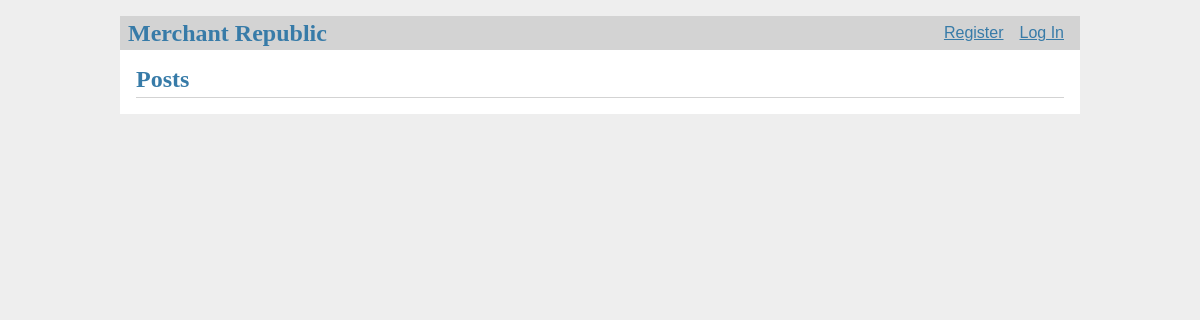
Before: / with the older database file.
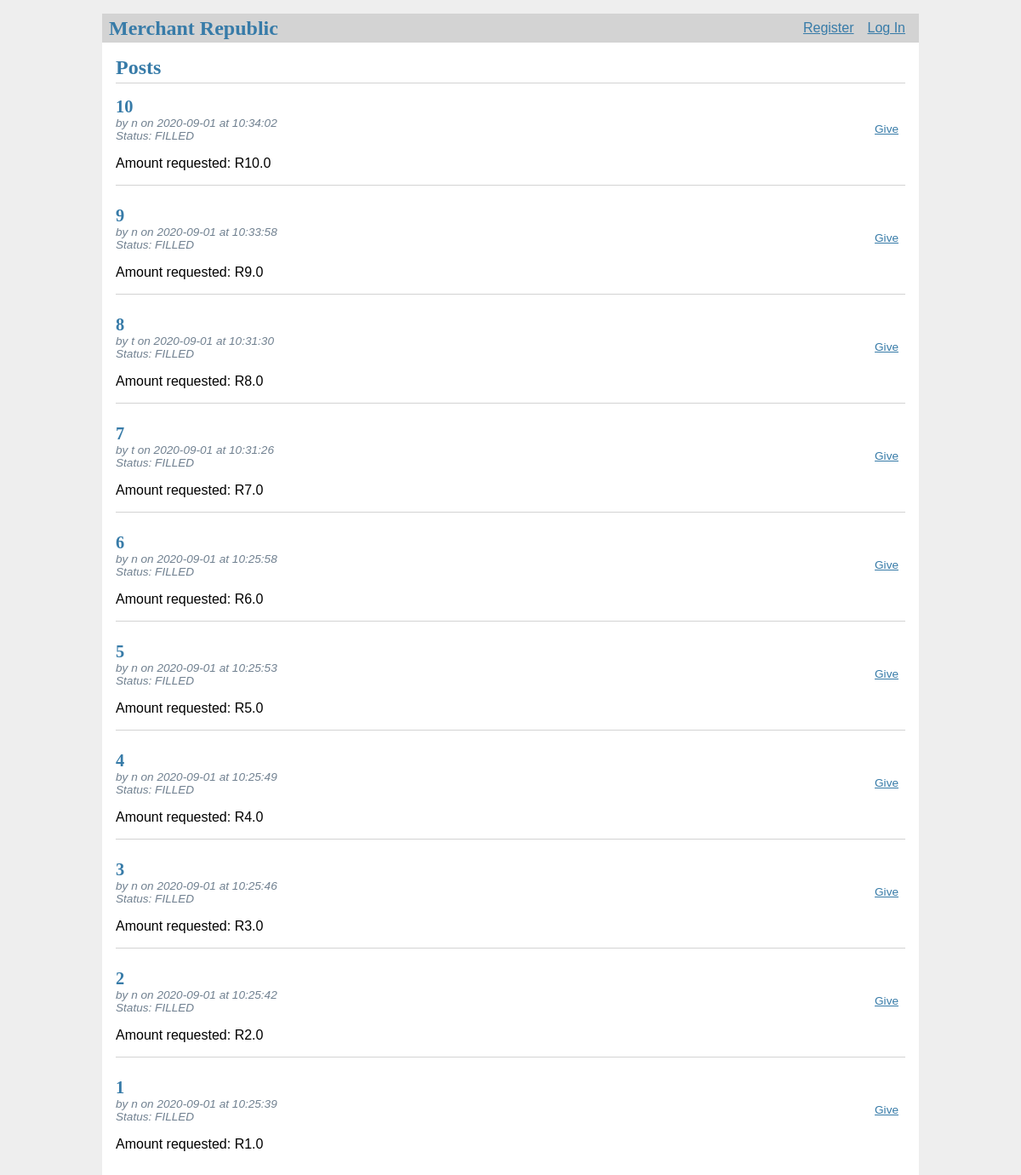
After: the same page with the newer database file.
### tables this page shows
CREATE TABLE post (
  id INTEGER PRIMARY KEY AUTOINCREMENT,
  author_id INTEGER NOT NULL,
  created TIMESTAMP NOT NULL DEFAULT CURRENT_TIMESTAMP,
  title TEXT NOT NULL,
  body TEXT NOT NULL,
  amount FLOAT NOT NULL,
  status_of_request TEXT NOT NULL,
  FOREIGN KEY (author_id) REFERENCES user (id)
);

CREATE TABLE user (
  id INTEGER PRIMARY KEY AUTOINCREMENT,
  username TEXT UNIQUE NOT NULL,
  password TEXT NOT NULL
);

### flaskr/blog.py (the view)
@bp.route('/')
def index():
    db = get_db()
    posts = db.execute(
        'SELECT p.id, title, body, created, author_id, username, amount, status_of_request'
        ' FROM post p JOIN user u ON p.author_id = u.id'
        ' ORDER BY created DESC'
    ).fetchall()
    return render_template('blog/index.html', posts=posts)

### flaskr/auth.py (called while the page is built)
@bp.before_app_request
def load_logged_in_user():
    user_id = session.get('user_id')
    if user_id is None:
        g.user = None
    else:
        g.user = get_db().execute('SELECT * FROM user WHERE id = ?', (user_id,)).fetchone()

### flaskr/db.py (called while the page is built)
def get_db():
    if 'db' not in g:
        g.db = sqlite3.connect( current_app.config['DATABASE'],
                                detect_types=sqlite3.PARSE_DECLTYPES )
        g.db.row_factory = sqlite3.Row
    return g.db

### flaskr/templates/blog/index.html (shortened to what this page needs)
{% extends 'base.html' %}
{% block header %}
  <h1>{% block title %}Posts{% endblock %}</h1>
{% endblock %}
{% block content %}
  {% for post in posts %}
    <article class="post">
      <header>
        <div>
          <h1>{{ post['title'] }}</h1>
          <div class="about">by {{ post['username'] }} on {{ post['created'].strftime('%Y-%m-%d') }} at {{ post['created'].strftime('%H:%M:%S') }}</div>
          <div class="about">Status: {{ post['status_of_request'] }}</div>
        </div>
        {% if g.user['id'] != post['author_id'] %}
          <a class="action" href="{{ url_for('blog.payment', id=post['id']) }}">Give</a>
        {% endif %}
      </header>
      <p class="body">Amount requested: R{{ post['amount'] }}</p>
    </article>
    {% if not loop.last %}
      <hr>
    {% endif %}
  {% endfor %}
{% endblock %}

### flaskr/templates/base.html (shortened to what this page needs)
<!doctype html>
<link rel="stylesheet" href="{{ url_for('static', filename='style.css') }}">
<nav>
  <h1>Merchant Republic</h1>
  <ul>
    {% if g.user %}
      <li><span>{{ g.user['username'] }}</span>
      <li><a href="{{ url_for('auth.logout') }}">Log Out</a>
    {% else %}
      <li><a href="{{ url_for('auth.register') }}">Register</a>
      <li><a href="{{ url_for('auth.login') }}">Log In</a>
    {% endif %}
  </ul>
</nav>
<section class="content">
  <header>
    {% block header %}{% endblock %}
  </header>
  {% block content %}{% endblock %}
</section>

### flaskr/static/style.css (style rules this page uses)
h1 { font-family: serif; color: #377ba8; margin: 1rem 0; }
a { color: #377ba8; }
hr { border: none; border-top: 1px solid lightgray; }
nav { background: lightgray; display: flex; align-items: center; padding: 0 0.5rem; }
nav h1 { flex: auto; margin: 0; }
nav ul { display: flex; list-style: none; margin: 0; padding: 0; }
nav ul li a, nav ul li span, header .action { display: block; padding: 0.5rem; }
.content { padding: 0 1rem 1rem; }
.content > header { border-bottom: 1px solid lightgray; display: flex; align-items: flex-end; }
.content > header h1 { flex: auto; margin: 1rem 0 0.25rem 0; }
.post > header { display: flex; align-items: flex-end; font-size: 0.85em; }
.post > header > div:first-of-type { flex: auto; }
.post > header h1 { font-size: 1.5em; margin-bottom: 0; }
.post .about { color: slategray; font-style: italic; }
.post .body { white-space: pre-line; }
.content:last-child { margin-bottom: 0; }

Changed rows visible on the page:
added post: title "10", username "n", created "2020-09-01", created "10:34:02", status_of_request "FILLED", amount "10.0"
added post: title "9", username "n", created "2020-09-01", created "10:33:58", status_of_request "FILLED", amount "9.0"
added post: title "8", username "t", created "2020-09-01", created "10:31:30", status_of_request "FILLED", amount "8.0"
added post: title "7", username "t", created "2020-09-01", created "10:31:26", status_of_request "FILLED", amount "7.0"
added post: title "6", username "n", created "2020-09-01", created "10:25:58", status_of_request "FILLED", amount "6.0"
added post: title "5", username "n", created "2020-09-01", created "10:25:53", status_of_request "FILLED", amount "5.0"
added post: title "4", username "n", created "2020-09-01", created "10:25:49", status_of_request "FILLED", amount "4.0"
added post: title "3", username "n", created "2020-09-01", created "10:25:46", status_of_request "FILLED", amount "3.0"
added post: title "2", username "n", created "2020-09-01", created "10:25:42", status_of_request "FILLED", amount "2.0"
added post: title "1", username "n", created "2020-09-01", created "10:25:39", status_of_request "FILLED", amount "1.0"
